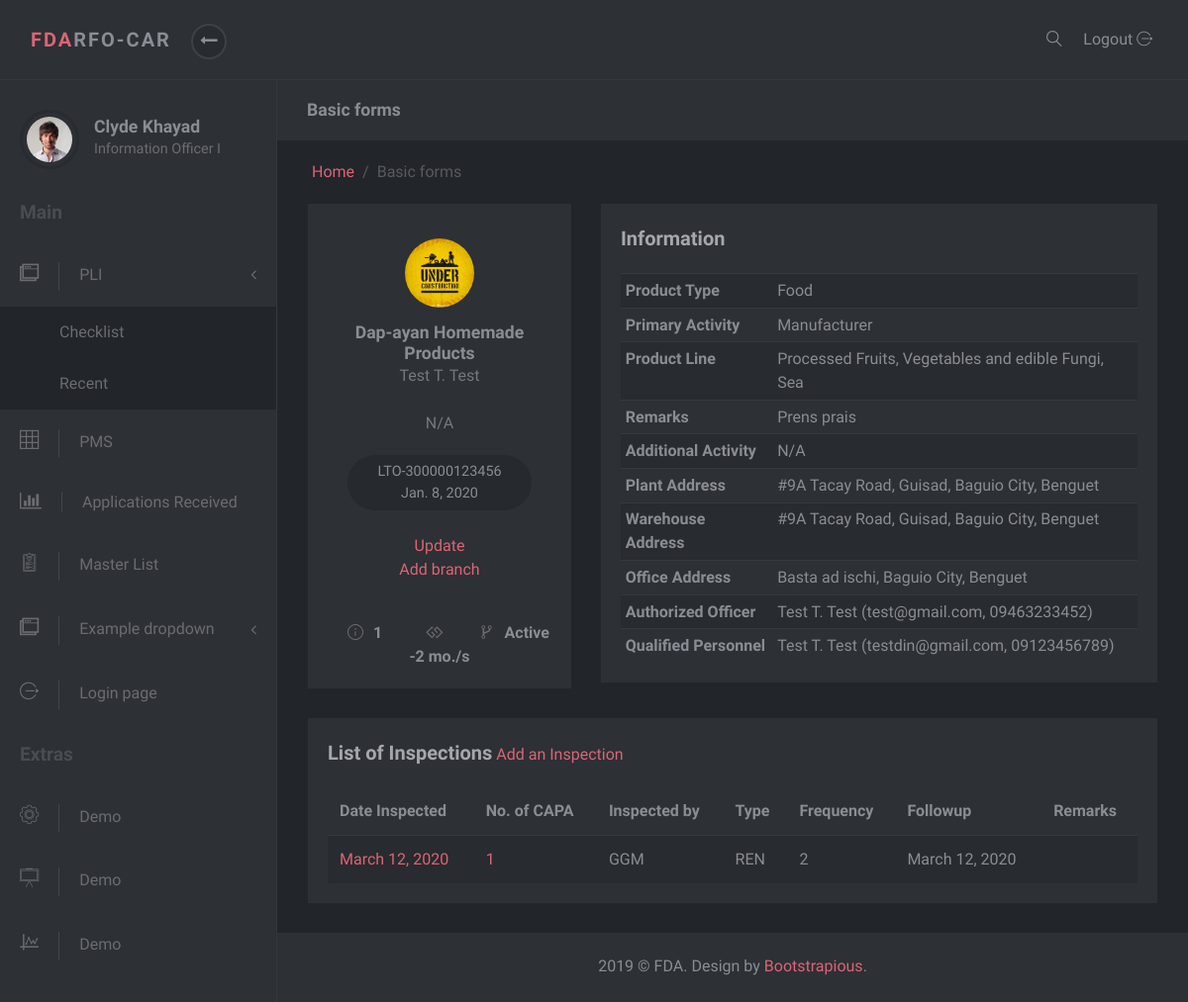
Screenshot of /masterlist/2/ with the database file from the repository.
### masterlist/models.py (models this page shows, shortened)
class Establishment(models.Model):
    date_modified = models.DateTimeField('date modified', default=timezone.now)
    application = models.CharField(max_length=1, choices=constants.APPLICATIONS)
    name = models.CharField(max_length=60)
    product_type = models.ForeignKey(ProductType, on_delete=models.SET_NULL, null=True)
    center = models.CharField(max_length=6, choices=constants.CENTERS)
    primary_activity = models.ForeignKey(PrimaryActivity, on_delete=models.CASCADE, null=True)
    specific_activity = models.ManyToManyField(SpecificActivity)
    additional_activity = models.ForeignKey(AdditionalActivity, on_delete=models.SET_NULL, null=True)
    product_line = models.ForeignKey(ProductLine, on_delete=models.SET_NULL, null=True, blank=True)
    remarks = models.CharField(max_length=100, null=True, blank=True, verbose_name='Product Remarks')
    status = models.CharField(max_length=8, choices=constants.EST_STATUS, null=True, default="Active")
    folder_id = models.CharField(max_length=10, null=True, verbose_name="Folder Number")

class Person(models.Model):
    first_name = models.CharField(max_length=30, null=True, blank=True)
    last_name = models.CharField(max_length=30, null=True, blank=True)
    middle_initial = models.CharField(max_length=1, null=True, blank=True)
    email = models.EmailField(max_length=250, null=True)
    mobile = models.CharField(max_length=11, null=True, blank=True)
    def full_name(self):
        return self.first_name + " " + self.middle_initial + ". " + self.last_name

class SpecificActivity(models.Model):
    name = models.CharField(max_length=150)

class Lto(models.Model):
    establishment = models.OneToOneField(Establishment, on_delete=models.CASCADE, null=True)
    issuance = models.DateTimeField(null=True, blank=True, verbose_name='Date Issued')
    lto_number = models.CharField(max_length=20)
    expiry = models.DateTimeField('expiry date')
    def get_duration(self):
        start_date = datetime.now().date()
        end_date = self.expiry.date()
        difference = relativedelta.relativedelta(end_date, start_date)
        month = difference.years * 12 + difference.months
        return str(month) + " mo./s"

class ProductType(models.Model):
    name = models.CharField(max_length=50)
    def __str__(self):
        return self.name

class PrimaryActivity(models.Model):
    name = models.CharField(max_length=150)
    def __str__(self):
        return self.name

class ProductLine(models.Model):
    name = models.CharField(max_length=150)
    product_type = models.ForeignKey(ProductType, on_delete=models.SET_NULL, null=True)
    def __str__(self):
        return self.name

class AdditionalActivity(models.Model):
    name = models.CharField(max_length=150)
    def __str__(self):
        return self.name

class Address(models.Model):
    address = models.CharField(max_length=50)
    region = models.ForeignKey(Region, on_delete=models.SET_NULL, null=True)
    province = models.ForeignKey(Province, on_delete=models.SET_NULL, null=True)
    municipality_or_city = models.ForeignKey(CityOrMunicipality, on_delete=models.SET_NULL, null=True)
    def full_address(self):
        return self.address + ', ' + self.municipality_or_city.name + ', ' + self.province.name

class CityOrMunicipality(models.Model):
    name = models.CharField(max_length=30)
    province = models.ForeignKey(Province, on_delete=models.CASCADE)

class Province(models.Model):
    name = models.CharField(max_length=30)
    region = models.ForeignKey(Region, on_delete=models.SET_NULL, null=True)

class WarehouseAddress(Address):
    establishment = models.ForeignKey(Establishment, on_delete=models.SET_NULL, null=True)
    pass

class QualifiedPerson(Person):
    establishment = models.ForeignKey(Establishment, on_delete=models.SET_NULL, null=True)
    designation = models.ForeignKey(QualifiedPersonDesignation, on_delete=models.SET_NULL, null=True, blank=True)
    def __str__(self):
        return self.full_name()

class Inspection(models.Model):
    establishment = models.ForeignKey(Establishment, on_delete=models.SET_NULL, null=True)
    capa = models.ForeignKey(Capa, on_delete=models.SET_NULL, null=True, blank=True)
    type_of_inspection = models.CharField(max_length=20, choices=constants.INSPECTION_TYPES)
    date_inspected = models.DateTimeField('Date Inspected')
    frequency_of_inspection = models.IntegerField(default=0, verbose_name="Frequency of Inspection")
    frequency_of_inspection = models.IntegerField(default=0)
    risk_rating = models.CharField(max_length=7, choices=constants.RISK_RATINGS, null=True)
    date_of_followup_inspection = models.DateTimeField('Date of Followup Inspection')
    inspector = models.CharField(max_length=3, choices=constants.INSPECTORS)
    remarks = models.CharField(max_length=200, blank=True)
    inspection_report = models.FileField(null=True, blank=False, upload_to=report_directory_path, verbose_name='Inspection Report')

class Capa(models.Model):
    start_date = models.DateTimeField('start_date')
    approved_by = models.CharField(max_length=10, choices=constants.INSPECTORS)
    date_submitted = models.DateTimeField('date_submitted')
    date_approved = models.DateTimeField('date_approved')
    remarks = models.CharField(max_length=200)

### masterlist/views.py (the view)
# urls.py: path('<int:id>/', EstablishmentDetailView.as_view(), name='est-detail'),
class EstablishmentDetailView(DetailView):
    template_name = 'masterlist/establishment-detail.html'
    context_object_name = 'establishment'
    def get_object(self):
        est_id =self.kwargs.get("id")
        return get_object_or_404(Establishment, id=est_id)
    def get_context_data(self, **kwargs):
        context = super().get_context_data(**kwargs)
        curr_est = Establishment.objects.get(pk=self.kwargs.get('id'))
        curr_est.lto.get_duration()
        inspections = curr_est.inspection_set.all()
        context['inspections'] = inspections
        return context

### masterlist/templates/masterlist/establishment-detail.html (shortened to what this page needs)
{% extends 'masterlist/partial/base.html' %}
{% block content %}
<div class="row">
    <div class="col-lg-4">
        <div class="user-block block text-center">
            <div class="avatar">
                <img src="/static/masterlist/img/under_construction_logo.jpg" alt="..." class="img-fluid">
            </div>
            <a href="#" class="user-title">
                <h3 class="h5">{{establishment.name}}</h3>
                <span>{{establishment.authorizedofficer.full_name}}</span> <br />
                <br />
                {% for spec_act in establishment.specific_activity.all %}
                <span>{{spec_act.name}}</span><br>
                {% endfor %}
            </a>
            <div class="contributions">{{establishment.lto.lto_number}} <br> {{establishment.lto.expiry.date}}</div> <br><br/>
            <a href="{% url 'admin:masterlist_establishment_change' establishment.id %}" target="_blank">Update</a><br/>
            <a href="#">Add branch</a>
            <div class="details d-flex">
              <div class="item" data-toggle="tooltip" title="Number of Inspections"><i class="icon-info"></i><strong>{{establishment.inspection_set.all.count}}</strong></div>
              <div class="item" data-toggle="tooltip" title="Month/s before expiration"><i class="fa fa-gg"></i><strong>{{establishment.lto.get_duration}}</strong></div>
              <div class="item" data-toggle="tooltip" title="Status"><i class="icon-flow-branch"></i><strong>{{establishment.status}}</strong></div>
            </div>
        </div>
    </div>
    <div class="col-lg-8">
        <div class="user-block block text-center">
            <div class="title text-left">
                <strong>Information</strong>
            </div>
            <div class="table-responsive">
                <table class="table table-striped table-sm">
                    <tbody>
                    <tr>
                        <th scope="row" class="text-left">Product Type</th>
                        <td class="text-left">{{establishment.product_type}}</td>
                    </tr>
                    <tr>
                        <th scope="row" class="text-left">Primary Activity</th>
                        <td class="text-left">{{establishment.primary_activity}}</td>
                    </tr>
                    <tr>
                        <th scope="row" class="text-left">Product Line</th>
                        <td class="text-left">{{establishment.product_line}}</td>
                    </tr>
                    <tr>
                        <th scope="row" class="text-left">Remarks</th>
                        <td class="text-left">{{establishment.remarks}}</td>
                    </tr>
                    <tr>
                        <th scope="row" class="text-left">Additional Activity</th>
                        <td class="text-left">{{establishment.additional_activity}}</td>
                    </tr>
                    <tr>
                        <th scope="row" class="text-left">Plant Address</th>
                        <td class="text-left">{{establishment.plantaddress.full_address}}</td>
                    </tr>
                    <tr>
                        <th scope="row" class="text-left">Warehouse Address</th>
                        <td class="text-left">
                          {% for warehouse in establishment.warehouseaddress_set.all %}
                          {{warehouse.full_address}} <br/>
                          {% endfor %}
                        </td>
                    </tr>
                    <tr>
                        <th scope="row" class="text-left">Office Address</th>
                        <td class="text-left">{{establishment.officeaddress.full_address}}</td>
                    </tr>
                    <tr>
                        <th scope="row" class="text-left">Authorized Officer</th>
                        <td class="text-left">{{establishment.authorizedofficer.full_name}} ({{establishment.authorizedofficer.email}}, {{establishment.authorizedofficer.mobile}})</td>
                    </tr>
                    <tr>
                        <th scope="row" class="text-left">Qualified Personnel</th>
                        {% if establishment.qualifiedperson_set.all %}
                          {% for qualified_person in establishment.qualifiedperson_set.all %}
                          <td class="text-left">{{qualified_person}} ({{qualified_person.email}}, {{qualified_person.mobile}})</td>
                          {% endfor %}
                        {% else %}
                          <td class="text-left">None</td>
                        {% endif %}
                    </tr>
                    </tbody>
                </table>
            </div>
        </div>
    </div>
</div>
<div class="row">
    <div class="col-lg-12">
        <div class="block">
            <div class="title">
                <strong>List of Inspections</strong>  <a href="{% url 'admin:masterlist_inspection_add' %}" target="_blank">Add an Inspection</a>
            </div>
            <div class="block-body">
                <div class="table-responsive">
                    <table class="table table-striped table-hover">
                        <thead>
                        <tr>
                            <th>Date Inspected</th>
                            <th>No. of CAPA</th>
                            <th>Inspected by</th>
                            <th>Type</th>
                            <th>Frequency</th>
                            <th>Followup</th>
                            <th>Remarks</th>
                        </tr>
                        </thead>
                        <tbody>
                        {% if inspections %}
                        {% for inspection in inspections %}
                        <tr>
                            <td><a href="{% url 'admin:masterlist_inspection_change' inspection.id %}" target="_blank">{{inspection.date_inspected.date}}</a></td>
                            {% if inspection.capa %}
                            <td><a href="{% url 'admin:masterlist_capa_change' inspection.capa.id %}" target="_blank">{{inspection.capa.capadeficiency_set.all.count}}</a></td>
                            {% else %}
                            <td>None</td>
                            {% endif %}
                            <td>{{inspection.inspector}}</td>
                            <td>{{inspection.type_of_inspection}}</td>
                            <td>{{inspection.frequency_of_inspection}}</td>
                            <td>{{inspection.date_of_followup_inspection.date}}</td>
                            <td>{{inspection.remarks}}</td>
                        </tr>
                        {% endfor %}
                        {% else %}
                        No inspections yet
                        {% endif %}
                        </tbody>
                    </table>
                </div>
            </div>
        </div>
    </div>
</div>
{% endblock %}

### masterlist/static/darkadmin/css/style.default.css (style rules this page uses)
body { position: relative; }
a { -webkit-transition: all 0.3s; transition: all 0.3s; display: inline-block; }
i, span, strong { display: inline-block; }
.block { padding: 20px; background: #2d3035; color: #8a8d93; margin-bottom: 30px; }
i[class*='icon-'] { -webkit-transform: translateY(2px); transform: translateY(2px); }
.block .title { margin-bottom: 20px; }
.block .title strong:first-child { font-size: 1.25rem; color: #a5a7ab; }
.user-block .avatar { display: block; width: 70px; height: 70px; border-radius: 50%; margin: 15px auto; position: relative; }
.user-block .avatar img { width: 100%; height: 100%; border-radius: 50%; }
.user-block h3 { margin-bottom: 0; }
.user-block span { font-weight: 300; color: #75787f; }
.user-block .contributions { margin-top: 20px; border-radius: 50px; padding: 6px 30px; background: #26292d; display: inline-block; font-size: 0.9rem; }
.user-block .details { margin-top: 40px; }
.user-block .item { width: 33.3333%; text-align: center; }
.user-block .item i { margin-right: 10px; color: #6a6c70; }
.user-block a.user-title { display: block; text-decoration: none; color: #8a8d93; margin-top: 10px; }
.table { margin-bottom: 0; }
.table td, .table th { border-color: #343a40; }
.table thead th { border: none; }
.table-striped tbody tr { -webkit-transition: all 0.3s; transition: all 0.3s; }
.table-striped tbody tr:nth-of-type(odd) { background-color: #282b2f; }
body { font-family: "Muli", sans-serif; font-size: 1rem; font-weight: 400; line-height: 1.5; color: #8a8d93; background-color: #fff; }
a { color: #DB6574; text-decoration: none; }
h1, h2, h3, h4, h5, h6, .h1, .h2, .h3, .h4, .h5, .h6 { margin-bottom: 0.5rem; font-family: inherit; font-weight: 700; line-height: 1.2; color: inherit; }
h3, .h3 { font-size: 1.5rem; }
h5, .h5 { font-size: 1.1rem; }

### rows the page displays
Establishment: name "Dap-ayan Homemade Products", authorizedofficer.full_name "Test T. Test", lto.lto_number "LTO-300000123456", lto.expiry "Jan. 8, 2020", inspection_set.all.count "1", lto.get_duration "-2 mo./s", status "Active", product_type "Food", primary_activity "Manufacturer", product_line "Processed Fruits, Vegetables and edible Fungi, Sea", remarks "Prens prais", additional_activity "N/A", plantaddress.full_address "#9A Tacay Road, Guisad, Baguio City, Benguet", officeaddress.full_address "Basta ad ischi, Baguio City, Benguet", authorizedofficer.email "test@gmail.com", authorizedofficer.mobile "09463233452"
SpecificActivity: name "N/A"
WarehouseAddress: full_address "#9A Tacay Road, Guisad, Baguio City, Benguet"
QualifiedPerson: last_name "Test T. Test", email "testdin@gmail.com", mobile "09123456789"
Inspection: date_inspected "March 12, 2020", capa.capadeficiency_set.all.count "1", inspector "GGM", type_of_inspection "REN", frequency_of_inspection "2", date_of_followup_inspection "March 12, 2020"
